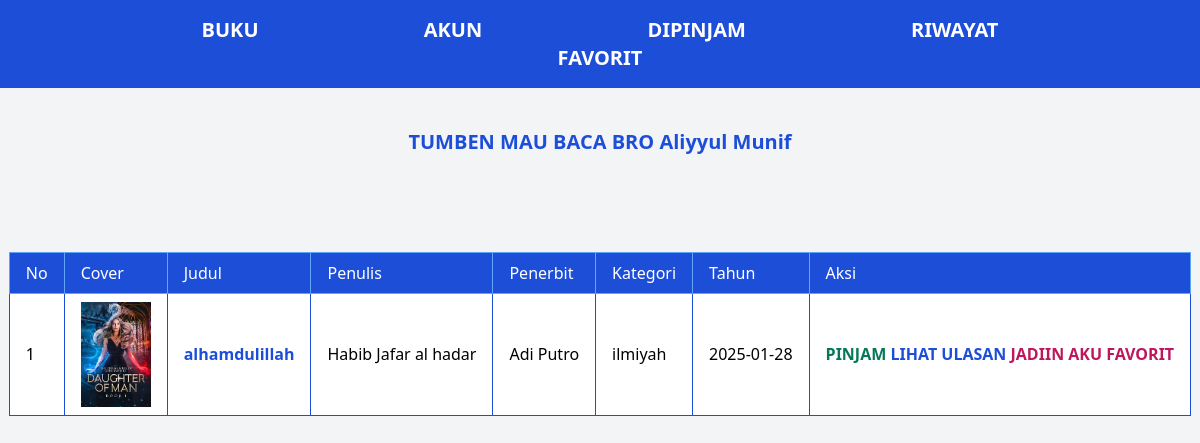
Screenshot of /index.php?status=success (signed in) with the database file from the repository.
### tables this page shows
CREATE TABLE `buku` (
  `id` int(11) NOT NULL,
  `judul` varchar(225) NOT NULL,
  `pengarang` varchar(225) NOT NULL,
  `penerbit` varchar(225) NOT NULL,
  `tahun` date NOT NULL,
  `kategori_id` int(11) NOT NULL,
  `cover` varchar(225) NOT NULL
);

CREATE TABLE `kategori` (
  `id` int(11) NOT NULL,
  `kategori` varchar(225) NOT NULL
);

### index.php (the view, shortened to what this page needs)
<?php
include "db/db.php";
include "include/header.php";
$ambil = "SELECT buku.judul, buku.pengarang, buku.penerbit, buku.tahun, kategori.kategori, buku.cover, buku.id
          FROM buku
          JOIN kategori ON buku.kategori_id = kategori.id";
$wadah = mysqli_query($kon, $ambil);
?>
<table class="mx-auto my-4">
    <thead>
        <tr>
            <td class="border border-blue-400 px-4 py-2 bg-blue-700 text-white">No</td>
            <td class="border border-blue-400 px-4 py-2 bg-blue-700 text-white">Cover</td>
            <td class="border border-blue-400 px-4 py-2 bg-blue-700 text-white">Judul</td>
            <td class="border border-blue-400 px-4 py-2 bg-blue-700 text-white">Penulis</td>
            <td class="border border-blue-400 px-4 py-2 bg-blue-700 text-white">Penerbit</td>
            <td class="border border-blue-400 px-4 py-2 bg-blue-700 text-white">Kategori</td>
            <td class="border border-blue-400 px-4 py-2 bg-blue-700 text-white">Tahun</td>
            <td class="border border-blue-400 px-4 py-2 bg-blue-700 text-white">Aksi</td>
        </tr>
    </thead>
    <tbody>
        <?php $no = 1;
        while ($buku = mysqli_fetch_assoc($wadah)) : ?>
            <tr>
                <td class="border border-blue-700 px-4 py-2 bg-white text-black"><?= $no++; ?></td>
                <td class="border border-blue-700 px-4 py-2 bg-white text-black"><img src="cover/<?= $buku['cover'] ?>" style="width:70px; height:auto;"></td>
                <td class="border border-blue-700 px-4 py-2 bg-white text-blue-700 font-bold"><?= $buku['judul'] ?></td>
                <td class="border border-blue-700 px-4 py-2 bg-white text-black"><?= $buku['pengarang'] ?></td>
                <td class="border border-blue-700 px-4 py-2 bg-white text-black"><?= $buku['penerbit'] ?></td>
                <td class="border border-blue-700 px-4 py-2 bg-white text-black"><?= $buku['kategori'] ?></td>
                <td class="border border-blue-700 px-4 py-2 bg-white text-black"><?= $buku['tahun'] ?></td>
                <td class="border border-blue-700 px-4 py-2 bg-white text-green-700 font-bold">
                    <a href="pinjam.php?id_buku=<?= $buku['id']; ?>">PINJAM</a>
                    <a href="tampilulasan.php?id_buku=<?= $buku['id']; ?>" class=" text-blue-700 font-bold">LIHAT ULASAN</a>
                    <a href="favorit.php?id_buku=<?= $buku['id']; ?>" class=" text-pink-700 font-bold">JADIIN AKU FAVORIT</a>
                </td>
            </tr>
        <?php endwhile; ?>
    </tbody>
</table>

### rows the page displays
buku: cover (picture), judul "alhamdulillah", pengarang "Habib Jafar al hadar", penerbit "Adi Putro", kategori.kategori "ilmiyah", tahun "2025-01-28"

### other values shown
$_SESSION['peminjam_nama'] "Aliyyul Munif"
